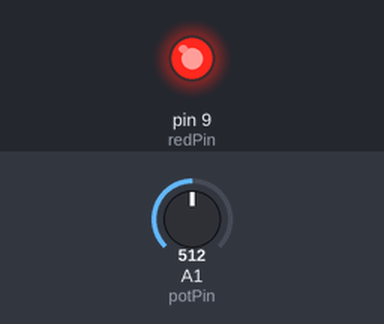
The sketch below on a simulated Arduino Uno, built with avr-gcc and run on an emulated ATmega328P. Shown: output pins drawn as LEDs (lit = HIGH). The inputs (shaded band) are chosen by the test bench; at power-on: A1 (potPin) = 512.

Above: at 1.2 s.
1.3 s: A1 (potPin) set to 110
4.2 s: A1 (potPin) set to 89
At 6.8 s:
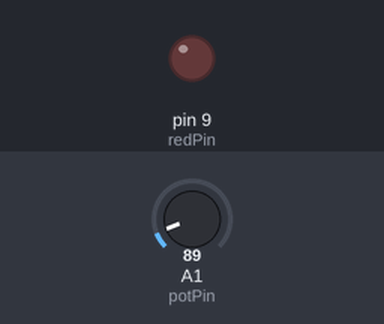
7.5 s: A1 (potPin) set to 122
At 8.3 s:
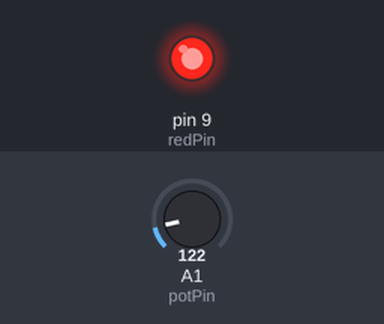
9.5 s: A1 (potPin) set to 90
At 11.8 s:
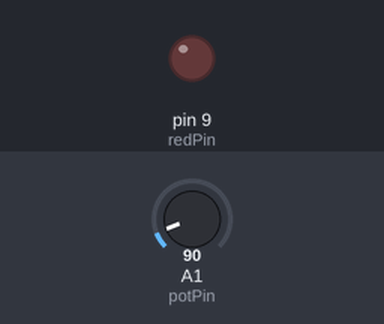
Timing chart, 0 to 13.3 s (numbered marks = the images above; inputs shaded):
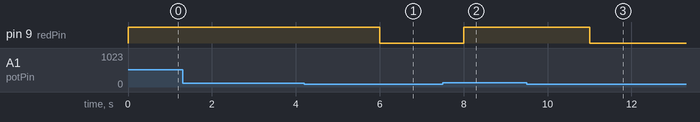

Measured:
- the behaviour switches between 101 and 100 on A1 (potPin) (found by bisection; images 0 and 1)
- after the input at 1.3 s, every drawn part: stays the same
- after the input at 4.2 s, pin 9 (redPin): HIGH → LOW after 1.8 s
- after the input at 7.5 s, pin 9 (redPin): LOW → HIGH after 0.50 s
- after the input at 9.5 s, pin 9 (redPin): HIGH → LOW after 1.5 s

The sketch:

led_blibks_at_certain_range_using_while_loop1.ino
```cpp
/*by using while blink the led with certain range
that wiill be moniter by using potentiometer
*/

int potPin=A1;//the potentiometr will be connected to A1 for reading input
int redPin=9;//led connected to pin 9 for output.
int potVal;
void setup()
{
  pinMode(potPin, INPUT);
  pinMode(redPin,OUTPUT);
}

void loop()
{
  potVal=analogRead(potPin);
  //if read the input from potPin if it is geterthan 100 the led is on
 while(potVal>100){
  digitalWrite(redPin, HIGH);
   potVal=analogRead(potPin);
  delay(1000); // Wait for 1000 millisecond(s)

 }
  //if potvalue will be lessthan 100 the led is off.
 digitalWrite(redPin, LOW);
  delay(1000); // Wait for 1000 millisecond(s)
}
```
